Frame 1 (no input): blank canvas, image omitted
Frame 60 (the mouse pressed at the canvas centre just before this capture): blank canvas, image omitted
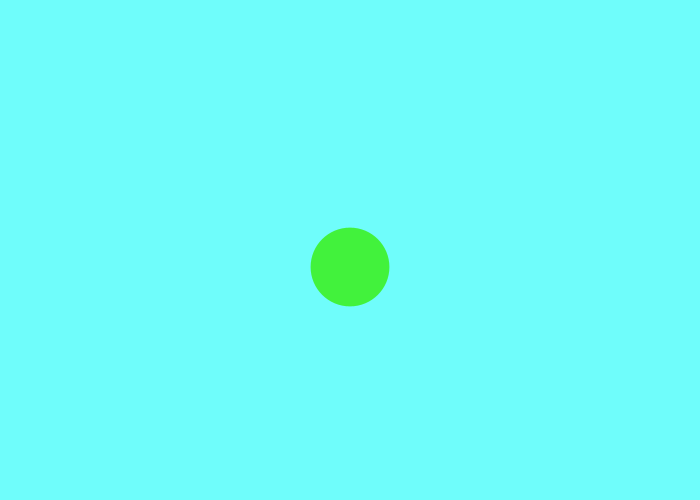
Frame 120 (the mouse held since frame 60 and released just before this capture)

The Processing sketch whose frames 1 and 60 were blank and that drew this single picture after the mouse press (run headless with seeded random() and noise(); from frame 60 on, the mouse is pressed at the canvas centre):

// Processing sketch: processing_43794
// ── processing_43794.pde

 Ball[] b = new Ball[1000];
float x_size, y_size;
int cnt;
  
void setup() {
  size(700, 500);
  smooth();
}
  
void mousePressed() {
  if (cnt<60) {
  x_size = random(40, 100);
  y_size = x_size;
  b[cnt++] = new Ball(mouseX, mouseY, x_size, y_size);
  } else {
    cnt = 0;}
}
  
void draw() {
  background(106+(5*cnt), 255-(2*cnt) ,246+(5*cnt));
  
  for (int a=0; a<cnt; a++) {
    b[a].display();
  }
}
  
class Ball {
  float x, y, w, h;
  float speed;
  color c;
    
  Ball(float x, float y, float w, float h) {
    this.x = x;
    this.y = y;
    this.w = w;
    this.h = h;
    this.speed = 0;
    c = color(random(255), random(255), random(255));
  }
  
  void display() {
    fill(c);
    noStroke();
    ellipse(this.x, this.y, this.w, this.h);
  
    if(this.y > height+10) {
      speed = 0;
    } else {
      speed = speed + 0.5;
    }
    this.y = this.y + speed;
    if(this.y > height-10) {
      speed = speed * -1;
    }
  }
}
